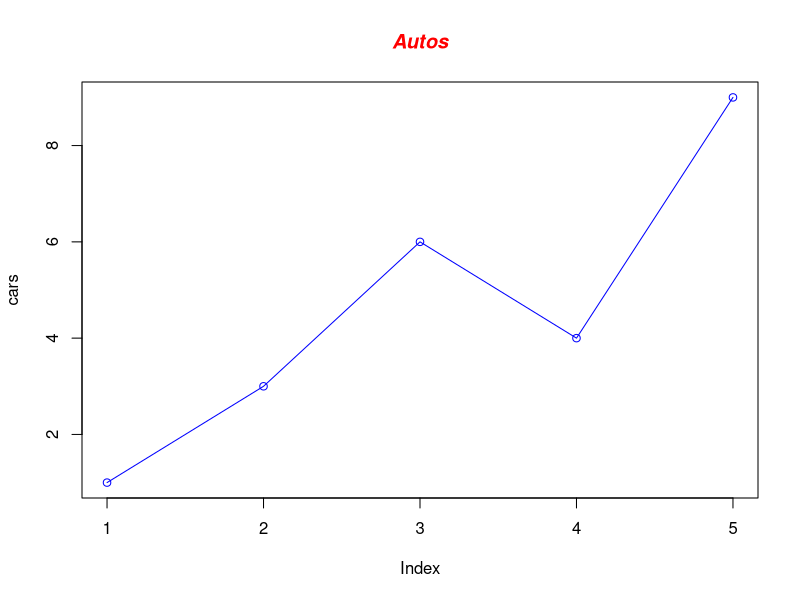

Recreate this plot in R.
## ---- chunk 1
library(tidyverse)
library(lubridate)

firstday <- "2023-01-09"
    
meetings <- ymd(firstday) + c(0:15) * weeks(1)

meeting_headers <- paste0("Week ", 1:16, ", ", months(meetings), " ", day(meetings))

## ---- chunk 2
# Define the cars vector with 5 values
cars <- c(1, 3, 6, 4, 9)

# Graph cars using blue points overlayed by a line 
plot(cars, type="o", col="blue")

# Create a title with a red, bold/italic font
title(main="Autos", col.main="red", font.main=4)
